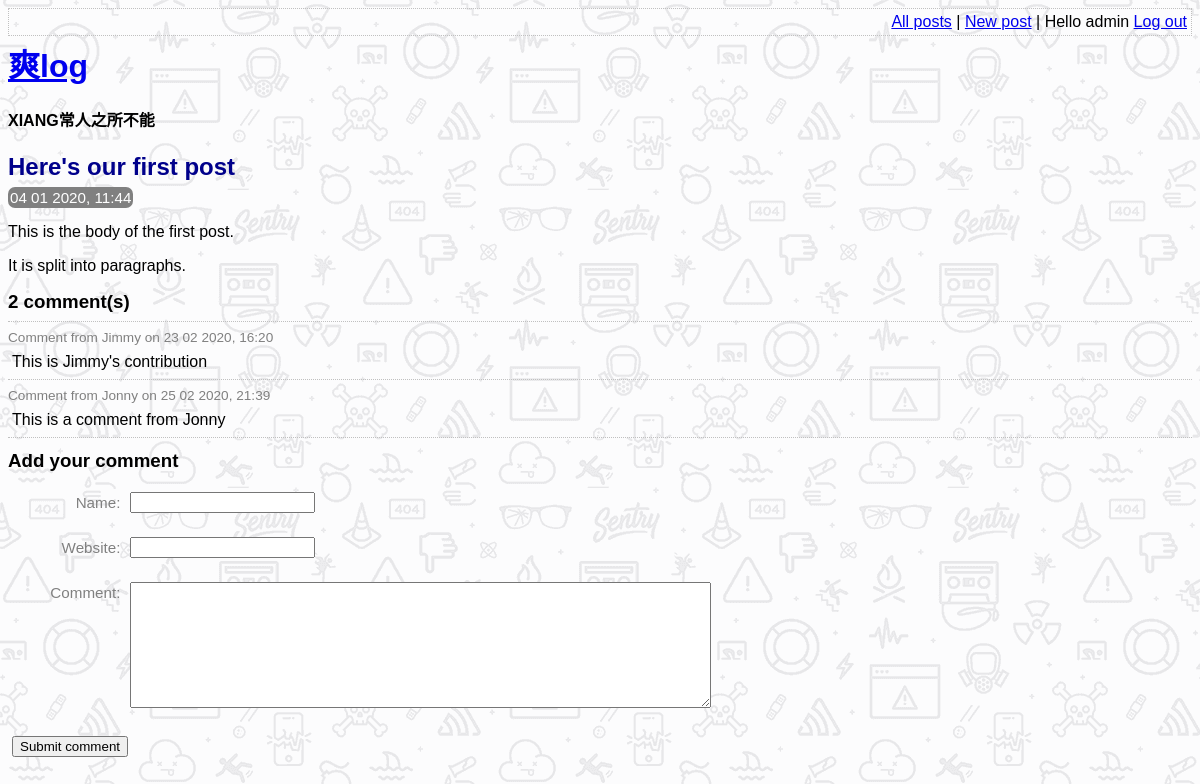
Screenshot of /view_post.php?post_id=1 (signed in) with the database file from the repository.
### tables this page shows
CREATE TABLE post (
    id INTEGER PRIMARY KEY AUTOINCREMENT NOT NULL,
    title VARCHAR NOT NULL,
    body VARCHAR NOT NULL,
    user_id INTEGER NOT NULL,
    created_at VARCHAR NOT NULL,
    updated_at VARCHAR,
    FOREIGN KEY (user_id) REFERENCES user(id)
);

CREATE TABLE comment (
    id INTEGER PRIMARY KEY AUTOINCREMENT NOT NULL,
    post_id INTEGER NOT NULL,
    created_at VARCHAR NOT NULL,
    name VARCHAR NOT NULL,
    website VARCHAR,
    text VARCHAR NOT NULL,
    FOREIGN KEY (post_id) REFERENCES post(id)
);

### lib/view_post.php (called while the page is built, shortened)
<?php
function getPostRow(PDO $pdo, $post_id)
{
    $stmt = $pdo->prepare('SELECT title, created_at, body FROM post WHERE id = :id');
    $result = $stmt->execute(array('id' => $post_id,));
    $row = $stmt->fetch(PDO::FETCH_ASSOC);
    return $row;
}

### view_post.php (the view, shortened to what this page needs)
<?php
require_once 'lib/common.php';
require_once 'lib/view_post.php';
if (isset($_GET['post_id'])) {
    $post_id = $_GET['post_id'];
} else {
    $post_id = 0;
}
$pdo = getPDO();
$row = getPostRow($pdo, $post_id);
?>
<!DOCTYPE html>
<html>
    <head>
        <?php require 'templates/head.php' ?>
    </head>
    <body>
        <?php require 'templates/title.php' ?>
        <div class="post">
            <h2>
                <?php echo htmlEscape($row['title']) ?>
            </h2>
            <div class="date">
                <?php echo convertSqlDate($row['created_at']) ?>
            </div>
            <?php
            echo convertNewlinesToParagraphs($row['body']) ?>
        </div>
        <div class="comment-list">
            <h3><?php echo countCommentsForPost($pdo, $post_id) ?> comment(s)</h3>
            <?php foreach (getCommentsForPost($pdo, $post_id) as $comment) : ?>
                <div class="comment">
                    <div class="comment-meta">
                        Comment from
                        <?php echo htmlEscape($comment['name']) ?>
                        on
                        <?php echo convertSqlDate($comment['created_at']) ?>
                    </div>
                    <div class="comment-body">
                        <?php echo convertNewlinesToParagraphs($comment['text']) ?>
                    </div>
                </div>
            <?php endforeach ?>
        </div>
        <?php require 'templates/comment_form.php' ?>
    </body>
</html>

### lib/common.php (shortened to what this page needs)
<?php
function htmlEscape($html)
{
    return htmlspecialchars($html, ENT_HTML5, 'UTF-8');
}
function convertSqlDate($sqlDate)
{
    $date = DateTime::createFromFormat('Y-m-d H:i:s', $sqlDate);
    return $date->format('d m Y, H:i');
}
function convertNewlinesToParagraphs($text)
{
    $escaped = htmlEscape($text);
    return '<p>' . str_replace("\n", "</p><p>", $escaped . "</p>");
}
function countCommentsForPost(PDO $pdo, $post_id)
{
    $sql = "SELECT COUNT(*) c FROM comment WHERE post_id = :post_id";
    $stmt = $pdo->prepare($sql);
    $stmt->execute(array('post_id' => $post_id,));
    return (int)$stmt->fetchColumn();
}
function getCommentsForPost(PDO $pdo, $post_id)
{
    $sql = "SELECT id, name, text, created_at, website FROM comment WHERE post_id = :post_id";
    $stmt = $pdo->prepare($sql);
    $stmt->execute(array('post_id' => $post_id,));
    return $stmt->fetchAll((PDO::FETCH_ASSOC));
}

### assets/main.css (style rules this page uses)
h1, h2, h3 { margin-top: 0; margin-bottom: 8px; }
body { font-family: sans-serif; background: url("background[1].png"); }
.post-synopsis h2, .post h2 { color: darkblue; }
.post .date, .post-synopsis .meta { color: white; background-color: grey; border-radius: 7px; padding: 2px; display: inline; font-size: 0.95em; }
.comment .comment-meta { font-size: 0.85em; color: grey; border-top: 1px dotted silver; padding-top: 8px; }
.comment-body p { margin: 8px 4px; }
.comment-list { border-bottom: 1px dotted silver; margin-bottom: 12px; }

### rows the page displays
post: title "Here's our first post", created_at "04 01 2020, 11:44", body "This is the body of the first post. It is split into paragraphs."
comment: name "Jimmy", created_at "23 02 2020, 16:20", text "This is Jimmy's contribution"
comment: name "Jonny", created_at "25 02 2020, 21:39", text "This is a comment from Jonny"

### other values shown
htmlEscape(getAuthUser()) "admin"
countCommentsForPost($pdo, $post_id) "2"
